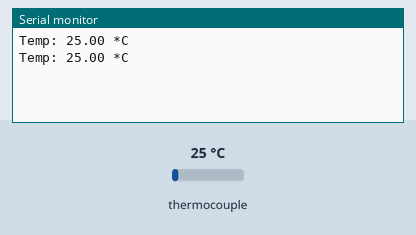
Simulated run of this sketch. Board: Arduino Uno, built with avr-gcc and run on an emulated ATmega328P. Shown: the last lines printed to the serial monitor. Wiring (inferred from the names in the program): MAX6675 thermocouple converter: CS pin 10; MISO pin 9; SCK pin 8. The test bench sets the inputs (shaded band); at power-on: thermocouple 25 °C.

Above: at 1.8 s.
1.9 s: thermocouple set to 6 °C
At 2.3 s:
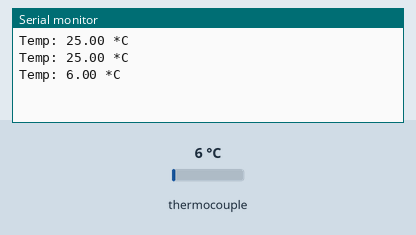
3.4 s: thermocouple set to 75 °C
At 4.8 s:
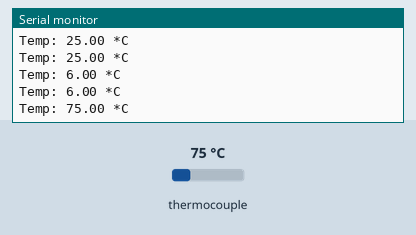
Timing chart, 0 to 6.4 s (numbered marks = the images above; inputs shaded):
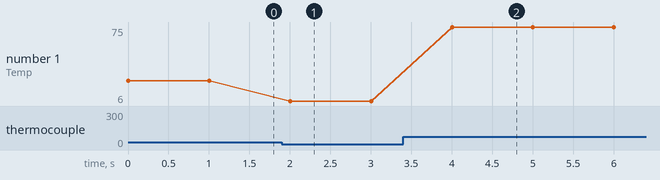

The sketch:

ThermoCouple.ino
```cpp
// чтение температуры (подключение к любым пинам)
#include "GyverMAX6675/src/GyverMAX6675.h"

// Пины модуля MAX6675K
#define CLK_PIN   8  // Пин SCK
#define DATA_PIN  9  // Пин SO
#define CS_PIN    10  // Пин CS

// перед подключением библиотеки можно
// задать задержку переключения CLK в микросекундах
// для увеличения качества связи по длинным проводам
//#define MAX6675_DELAY 10

// указываем пины в порядке SCK SO CS
GyverMAX6675<CLK_PIN, DATA_PIN, CS_PIN> sens;

void setup() {
  Serial.begin(9600);
}

void loop() {
  if (sens.readTemp()) {            // Читаем температуру
    Serial.print("Temp: ");         // Если чтение прошло успешно - выводим в Serial
    Serial.print(sens.getTemp());   // Забираем температуру через getTemp
    //Serial.print(sens.getTempInt());   // или getTempInt - целые числа (без float)
    Serial.println(" *C");
  } else Serial.println("Error");   // ошибка чтения или подключения - выводим лог

  delay(1000);                      // Немного подождем
}
```

GyverMAX6675.h
```cpp
// (licence header left out)
#ifndef _GyverMAX6675_h
#define _GyverMAX6675_h
#include "Arduino.h"

template <const uint8_t M_CLK, const uint8_t M_DAT, const uint8_t M_CS>
class GyverMAX6675 {
public:
	// Конструктор
	GyverMAX6675() {
		pinMode(M_DAT, INPUT_PULLUP);	// Data как вход с подтяжкой
		pinMode(M_CLK, OUTPUT);			// Clock как выход
		pinMode(M_CS, OUTPUT);			// Chip select как выход
		digitalWrite(M_CS, HIGH);		// Подтягиваем CS к питанию
	}

	// Получить температуру float
	float getTemp() {
		if (!_flag) readTemp();			// Если чтение не выполнялось - принудительно читаем
		_flag = false;					// Сбросили флаг
		return (_buffer * 0.25);		// Вернули значение буфера
	}

	// Получить температуру int
	int getTempInt() {
		if (!_flag) readTemp();			// Если чтение не выполнялось - принудительно читаем
		_flag = false;					// Сбросили флаг
		return (_buffer >> 2);			// Вернули значение буфера
	}

	// Запросить температуру
	bool readTemp() {
		_flag = true;					// Поставили флаг, что чтение выполнялось
		uint16_t data = 0;
		digitalWrite(M_CS, LOW);		// Опустили Chip Select
		for (int i = 0; i < 16; i++) {
			digitalWrite(M_CLK, HIGH);
#ifdef MAX6675_DELAY
			delayMicroseconds(MAX6675_DELAY);
#endif
			data <<= 1;
			if (digitalRead(M_DAT)) data |= 1;
			digitalWrite(M_CLK, LOW);
#ifdef MAX6675_DELAY
			delayMicroseconds(MAX6675_DELAY);
#endif
		}
		digitalWrite(M_CS, HIGH);		// Подняли Chip Select
		//Serial.println(data);
		if ((data == 0xFFFF) || (data & 0b100)) return false;	// Если модуль или термопара не подключены

		_buffer = data >> 3;
		return true;
	}

private:
	bool _flag = false;		// Флаг проведенного чтения
	uint16_t _buffer = 0;	// Буфер для температуры
};
#endif
```

Measured:
- after the input at 1.9 s, the serial monitor: prints a new line after 0.10 s (image 1)
- after the input at 3.4 s, the serial monitor: prints a new line after 0.60 s (image 2)
- plotted number 1: 25 → 6 after the input at 1.9 s, 6 → 75 after the input at 3.4 s
